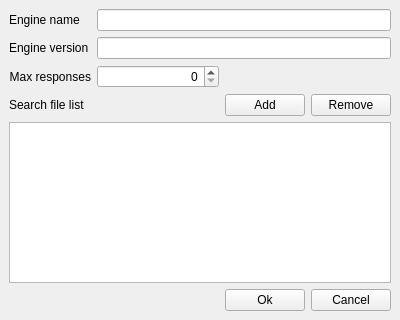
<?xml version="1.0" encoding="UTF-8"?>
<ui version="4.0">
 <class>Config_window</class>
 <widget class="QMainWindow" name="Config_window">
  <property name="enabled">
   <bool>true</bool>
  </property>
  <property name="geometry">
   <rect>
    <x>0</x>
    <y>0</y>
    <width>400</width>
    <height>320</height>
   </rect>
  </property>
  <property name="windowTitle">
   <string>Config.json settings</string>
  </property>
  <widget class="QWidget" name="centralwidget">
   <layout class="QGridLayout" name="gridLayout_2">
    <item row="0" column="0">
     <layout class="QGridLayout" name="gridLayout">
      <item row="1" column="1" colspan="3">
       <widget class="QLineEdit" name="engine_ver_edit"/>
      </item>
      <item row="6" column="2">
       <widget class="QPushButton" name="ok_button">
        <property name="sizePolicy">
         <sizepolicy hsizetype="Fixed" vsizetype="Fixed">
          <horstretch>0</horstretch>
          <verstretch>0</verstretch>
         </sizepolicy>
        </property>
        <property name="text">
         <string>Ok</string>
        </property>
       </widget>
      </item>
      <item row="3" column="0" colspan="2">
       <widget class="QLabel" name="label">
        <property name="text">
         <string>Search file list</string>
        </property>
       </widget>
      </item>
      <item row="2" column="0">
       <widget class="QLabel" name="max_response_label">
        <property name="sizePolicy">
         <sizepolicy hsizetype="Fixed" vsizetype="Preferred">
          <horstretch>0</horstretch>
          <verstretch>0</verstretch>
         </sizepolicy>
        </property>
        <property name="text">
         <string>Max responses</string>
        </property>
        <property name="alignment">
         <set>Qt::AlignRight|Qt::AlignTrailing|Qt::AlignVCenter</set>
        </property>
       </widget>
      </item>
      <item row="0" column="1" colspan="3">
       <widget class="QLineEdit" name="engine_name_edit"/>
      </item>
      <item row="1" column="0">
       <widget class="QLabel" name="engine_ver_label">
        <property name="sizePolicy">
         <sizepolicy hsizetype="Minimum" vsizetype="Preferred">
          <horstretch>0</horstretch>
          <verstretch>0</verstretch>
         </sizepolicy>
        </property>
        <property name="text">
         <string>Engine version</string>
        </property>
       </widget>
      </item>
      <item row="0" column="0">
       <widget class="QLabel" name="engine_name_label">
        <property name="sizePolicy">
         <sizepolicy hsizetype="Minimum" vsizetype="Preferred">
          <horstretch>0</horstretch>
          <verstretch>0</verstretch>
         </sizepolicy>
        </property>
        <property name="text">
         <string>Engine name</string>
        </property>
       </widget>
      </item>
      <item row="6" column="3">
       <widget class="QPushButton" name="cancel_button">
        <property name="sizePolicy">
         <sizepolicy hsizetype="Fixed" vsizetype="Fixed">
          <horstretch>0</horstretch>
          <verstretch>0</verstretch>
         </sizepolicy>
        </property>
        <property name="text">
         <string>Cancel</string>
        </property>
       </widget>
      </item>
      <item row="2" column="1">
       <widget class="QSpinBox" name="max_response_spin">
        <property name="alignment">
         <set>Qt::AlignRight|Qt::AlignTrailing|Qt::AlignVCenter</set>
        </property>
       </widget>
      </item>
      <item row="3" column="2">
       <widget class="QPushButton" name="add_file_button">
        <property name="text">
         <string>Add</string>
        </property>
       </widget>
      </item>
      <item row="3" column="3">
       <widget class="QPushButton" name="remove_file_button">
        <property name="text">
         <string>Remove</string>
        </property>
       </widget>
      </item>
      <item row="4" column="0" colspan="4">
       <widget class="QListView" name="file_listView">
        <property name="enabled">
         <bool>true</bool>
        </property>
        <property name="editTriggers">
         <set>QAbstractItemView::NoEditTriggers</set>
        </property>
       </widget>
      </item>
     </layout>
    </item>
   </layout>
  </widget>
 </widget>
 <resources/>
 <connections>
  <connection>
   <sender>ok_button</sender>
   <signal>clicked()</signal>
   <receiver>Config_window</receiver>
   <slot>clickedOk()</slot>
   <hints>
    <hint type="sourcelabel">
     <x>301</x>
     <y>309</y>
    </hint>
    <hint type="destinationlabel">
     <x>317</x>
     <y>319</y>
    </hint>
   </hints>
  </connection>
  <connection>
   <sender>cancel_button</sender>
   <signal>clicked()</signal>
   <receiver>Config_window</receiver>
   <slot>clickedCancel()</slot>
   <hints>
    <hint type="sourcelabel">
     <x>387</x>
     <y>309</y>
    </hint>
    <hint type="destinationlabel">
     <x>399</x>
     <y>319</y>
    </hint>
   </hints>
  </connection>
  <connection>
   <sender>remove_file_button</sender>
   <signal>clicked()</signal>
   <receiver>Config_window</receiver>
   <slot>clickedRemove()</slot>
   <hints>
    <hint type="sourcelabel">
     <x>389</x>
     <y>124</y>
    </hint>
    <hint type="destinationlabel">
     <x>399</x>
     <y>206</y>
    </hint>
   </hints>
  </connection>
  <connection>
   <sender>add_file_button</sender>
   <signal>clicked()</signal>
   <receiver>Config_window</receiver>
   <slot>clickedAdd()</slot>
   <hints>
    <hint type="sourcelabel">
     <x>303</x>
     <y>124</y>
    </hint>
    <hint type="destinationlabel">
     <x>399</x>
     <y>93</y>
    </hint>
   </hints>
  </connection>
 </connections>
 <slots>
  <slot>clickedOk()</slot>
  <slot>clickedCancel()</slot>
  <slot>clickedAdd()</slot>
  <slot>clickedRemove()</slot>
  <slot>maxResponsesChanged()</slot>
  <slot>engineNameChanged()</slot>
  <slot>engineVerChanged()</slot>
 </slots>
</ui>
